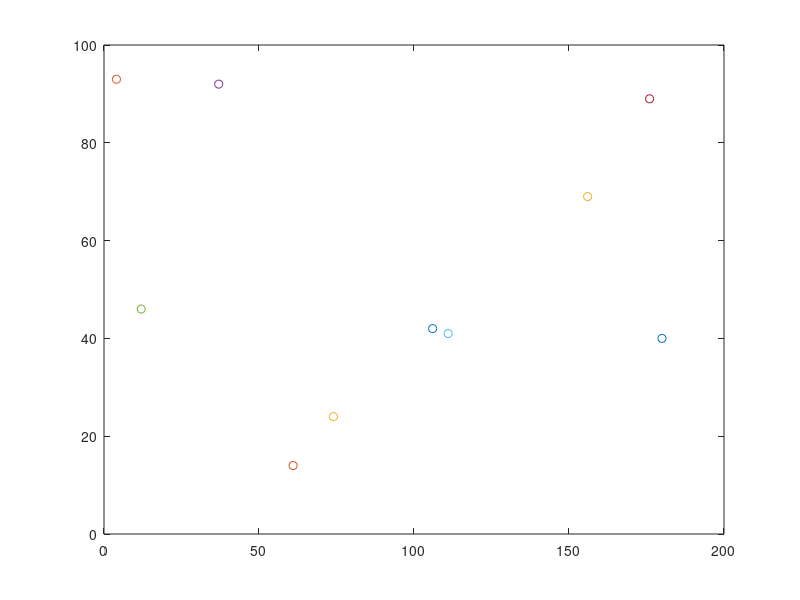

This chart was generated by the following MATLAB code:
clc;clear;close all

T = 300; %k temperature
K = 1.38064852e-23;% J/k boltzmann const
me= 9.10938356e-31; % kg mass of electron 
Eme= 0.26* me% kg effective mass of electron

N = 10; %number of electons
dimx =200;%nm
dimy =100;%nm
xpos = randi(dimx+1,1,N)-1;% nm electron position
ypos = randi(dimy+1,1,N)-1;% nm electron position
vx   = zeros(1,N);
vy   = zeros(1,N);

% positions particals untill there are no overlaps
while (length(xpos) ~= length(unique(xpos))) && (length(ypos) ~= length(unique(ypos)))
    xpos = randi(dimx+1,1,N)-1;
    ypos = randi(dimy+1,1,N)-1;
end





% plots the 
for i =1:N
plot(xpos(:,i),ypos(:,i),'o')
hold on
end
xlim([0,dimx])
ylim([0,dimy])
hold off